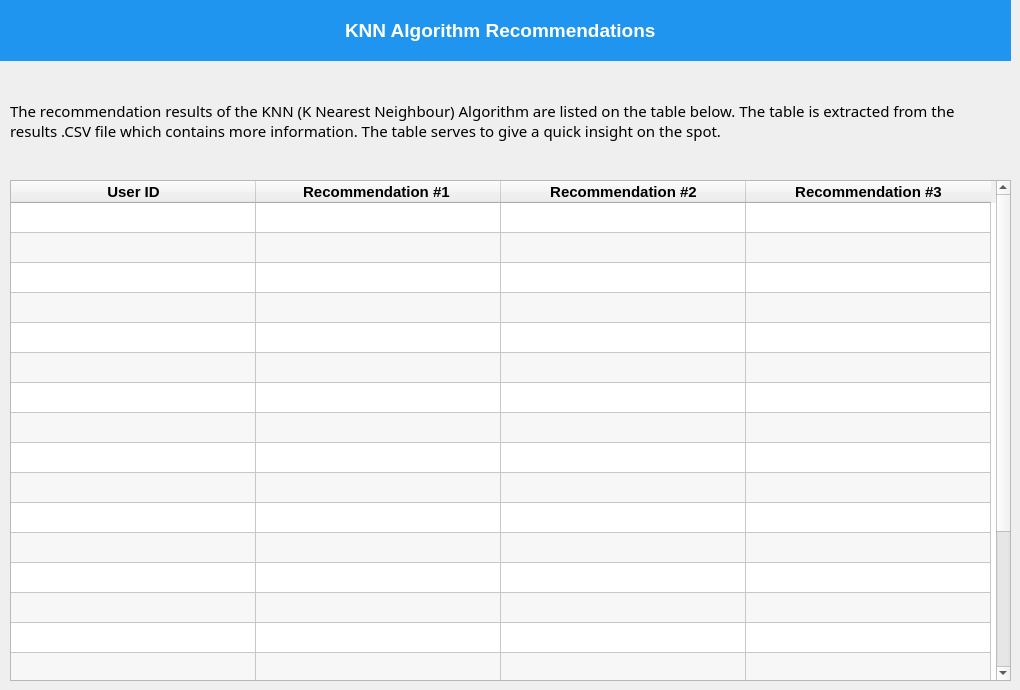
         <widget class="QWidget" name="messages_page">
          <widget class="QWidget" name="widget_3" native="true">
           <property name="geometry">
            <rect>
             <x>0</x>
             <y>0</y>
             <width>1011</width>
             <height>61</height>
            </rect>
           </property>
           <property name="styleSheet">
            <string notr="true">QWidget{
	background-color: rgb(31, 149, 239);
	color:white;
}</string>
           </property>
           <widget class="QWidget" name="header_widget_3" native="true">
            <property name="geometry">
             <rect>
              <x>190</x>
              <y>10</y>
              <width>621</width>
              <height>41</height>
             </rect>
            </property>
            <layout class="QHBoxLayout" name="horizontalLayout_6">
             <item>
              <spacer name="horizontalSpacer_5">
               <property name="orientation">
                <enum>Qt::Horizontal</enum>
               </property>
               <property name="sizeType">
                <enum>QSizePolicy::Maximum</enum>
               </property>
               <property name="sizeHint" stdset="0">
                <size>
                 <width>156</width>
                 <height>20</height>
                </size>
               </property>
              </spacer>
             </item>
             <item>
              <widget class="QLabel" name="label_4">
               <property name="font">
                <font>
                 <pointsize>14</pointsize>
                 <weight>75</weight>
                 <bold>true</bold>
                </font>
               </property>
               <property name="text">
                <string>KNN Algorithm Recommendations</string>
               </property>
              </widget>
             </item>
             <item>
              <spacer name="horizontalSpacer_6">
               <property name="orientation">
                <enum>Qt::Horizontal</enum>
               </property>
               <property name="sizeType">
                <enum>QSizePolicy::Maximum</enum>
               </property>
               <property name="sizeHint" stdset="0">
                <size>
                 <width>156</width>
                 <height>20</height>
                </size>
               </property>
              </spacer>
             </item>
            </layout>
           </widget>
          </widget>
          <widget class="QTableWidget" name="tableWidget_2">
           <property name="geometry">
            <rect>
             <x>10</x>
             <y>180</y>
             <width>1001</width>
             <height>501</height>
            </rect>
           </property>
           <property name="frameShape">
            <enum>QFrame::StyledPanel</enum>
           </property>
           <property name="frameShadow">
            <enum>QFrame::Sunken</enum>
           </property>
           <property name="lineWidth">
            <number>1</number>
           </property>
           <property name="midLineWidth">
            <number>0</number>
           </property>
           <property name="alternatingRowColors">
            <bool>true</bool>
           </property>
           <property name="sortingEnabled">
            <bool>true</bool>
           </property>
           <attribute name="horizontalHeaderCascadingSectionResizes">
            <bool>false</bool>
           </attribute>
           <attribute name="horizontalHeaderMinimumSectionSize">
            <number>51</number>
           </attribute>
           <attribute name="horizontalHeaderDefaultSectionSize">
            <number>245</number>
           </attribute>
           <attribute name="horizontalHeaderStretchLastSection">
            <bool>false</bool>
           </attribute>
           <attribute name="verticalHeaderVisible">
            <bool>false</bool>
           </attribute>
           <attribute name="verticalHeaderCascadingSectionResizes">
            <bool>false</bool>
           </attribute>
           <attribute name="verticalHeaderShowSortIndicator" stdset="0">
            <bool>true</bool>
           </attribute>
           <attribute name="verticalHeaderStretchLastSection">
            <bool>false</bool>
           </attribute>
           <row>
            <property name="text">
             <string>New Row</string>
            </property>
           </row>
           <row>
            <property name="text">
             <string>New Row</string>
            </property>
           </row>
           <row>
            <property name="text">
             <string>New Row</string>
            </property>
           </row>
           <row>
            <property name="text">
             <string>New Row</string>
            </property>
           </row>
           <row>
            <property name="text">
             <string>New Row</string>
            </property>
           </row>
           <row>
            <property name="text">
             <string>New Row</string>
            </property>
           </row>
           <row>
            <property name="text">
             <string>New Row</string>
            </property>
           </row>
           <row>
            <property name="text">
             <string>New Row</string>
            </property>
           </row>
           <row>
            <property name="text">
             <string>New Row</string>
            </property>
           </row>
           <row>
            <property name="text">
             <string>New Row</string>
            </property>
           </row>
           <row>
            <property name="text">
             <string>New Row</string>
            </property>
           </row>
           <row>
            <property name="text">
             <string>New Row</string>
            </property>
           </row>
           <row>
            <property name="text">
             <string>New Row</string>
            </property>
           </row>
           <row>
            <property name="text">
             <string>New Row</string>
            </property>
           </row>
           <row>
            <property name="text">
             <string>New Row</string>
            </property>
           </row>
           <row>
            <property name="text">
             <string>New Row</string>
            </property>
           </row>
           <row>
            <property name="text">
             <string>New Row</string>
            </property>
           </row>
           <row>
            <property name="text">
             <string>New Row</string>
            </property>
           </row>
           <row>
            <property name="text">
             <string>New Row</string>
            </property>
           </row>
           <row>
            <property name="text">
             <string>New Row</string>
            </property>
           </row>
           <row>
            <property name="text">
             <string>New Row</string>
            </property>
           </row>
           <column>
            <property name="text">
             <string>User ID</string>
            </property>
            <property name="font">
             <font>
              <pointsize>11</pointsize>
              <weight>75</weight>
              <bold>true</bold>
             </font>
            </property>
            <property name="textAlignment">
             <set>AlignCenter</set>
            </property>
           </column>
           <column>
            <property name="text">
             <string>Recommendation #1 </string>
            </property>
            <property name="font">
             <font>
              <pointsize>11</pointsize>
              <weight>75</weight>
              <bold>true</bold>
             </font>
            </property>
            <property name="textAlignment">
             <set>AlignCenter</set>
            </property>
           </column>
           <column>
            <property name="text">
             <string>Recommendation #2</string>
            </property>
            <property name="font">
             <font>
              <pointsize>11</pointsize>
              <weight>75</weight>
              <bold>true</bold>
             </font>
            </property>
            <property name="textAlignment">
             <set>AlignCenter</set>
            </property>
           </column>
           <column>
            <property name="text">
             <string>Recommendation #3</string>
            </property>
            <property name="font">
             <font>
              <pointsize>11</pointsize>
              <weight>75</weight>
              <bold>true</bold>
             </font>
            </property>
            <property name="textAlignment">
             <set>AlignCenter</set>
            </property>
           </column>
          </widget>
          <widget class="QLabel" name="label_6">
           <property name="geometry">
            <rect>
             <x>10</x>
             <y>70</y>
             <width>981</width>
             <height>101</height>
            </rect>
           </property>
           <property name="font">
            <font>
             <family>Dubai</family>
             <pointsize>11</pointsize>
            </font>
           </property>
           <property name="acceptDrops">
            <bool>false</bool>
           </property>
           <property name="lineWidth">
            <number>1</number>
           </property>
           <property name="midLineWidth">
            <number>0</number>
           </property>
           <property name="text">
            <string>The recommendation results of the KNN (K Nearest Neighbour) Algorithm are listed on the table below. The table is extracted from the results .CSV file which contains more information. The table serves to give a quick insight on the spot.</string>
           </property>
           <property name="textFormat">
            <enum>Qt::PlainText</enum>
           </property>
           <property name="scaledContents">
            <bool>false</bool>
           </property>
           <property name="alignment">
            <set>Qt::AlignLeading|Qt::AlignLeft|Qt::AlignVCenter</set>
           </property>
           <property name="wordWrap">
            <bool>true</bool>
           </property>
           <property name="margin">
            <number>18</number>
           </property>
           <property name="indent">
            <number>-1</number>
           </property>
          </widget>
         </widget>
